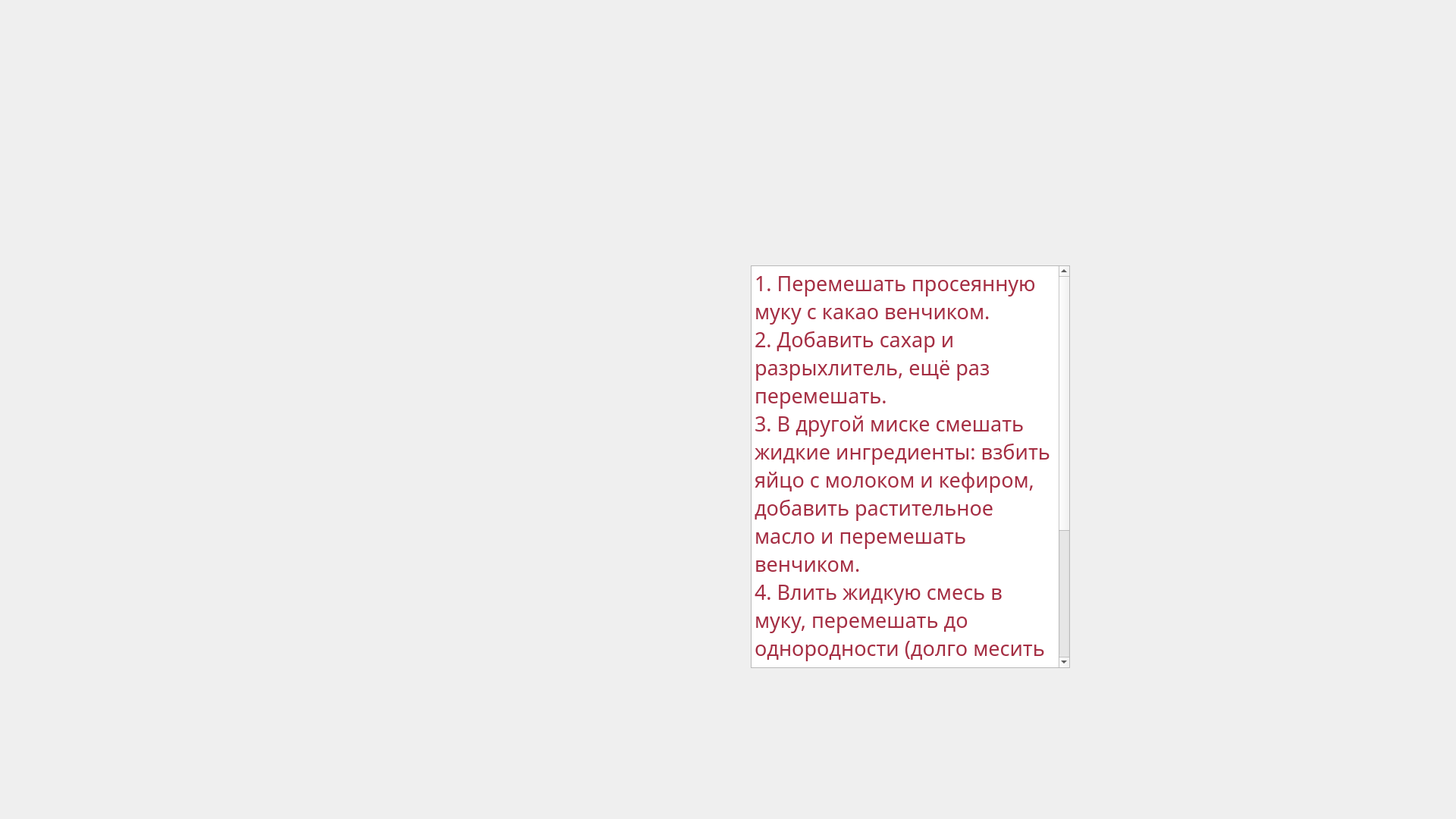
<?xml version="1.0" encoding="UTF-8"?>
<ui version="4.0">
 <class>Form</class>
 <widget class="QWidget" name="Form">
  <property name="geometry">
   <rect>
    <x>0</x>
    <y>0</y>
    <width>1920</width>
    <height>1080</height>
   </rect>
  </property>
  <property name="minimumSize">
   <size>
    <width>1920</width>
    <height>1080</height>
   </size>
  </property>
  <property name="maximumSize">
   <size>
    <width>1920</width>
    <height>1080</height>
   </size>
  </property>
  <property name="font">
   <font>
    <family>Epilepsy Sans</family>
   </font>
  </property>
  <property name="windowTitle">
   <string>Рецепт</string>
  </property>
  <widget class="QPushButton" name="exit_button">
   <property name="geometry">
    <rect>
     <x>1372</x>
     <y>140</y>
     <width>61</width>
     <height>51</height>
    </rect>
   </property>
   <property name="text">
    <string/>
   </property>
   <property name="flat">
    <bool>true</bool>
   </property>
  </widget>
  <widget class="QPlainTextEdit" name="plainTextEdit">
   <property name="geometry">
    <rect>
     <x>990</x>
     <y>350</y>
     <width>421</width>
     <height>531</height>
    </rect>
   </property>
   <property name="palette">
    <palette>
     <active>
      <colorrole role="Text">
       <brush brushstyle="SolidPattern">
        <color alpha="255">
         <red>165</red>
         <green>46</green>
         <blue>67</blue>
        </color>
       </brush>
      </colorrole>
     </active>
     <inactive>
      <colorrole role="Text">
       <brush brushstyle="SolidPattern">
        <color alpha="255">
         <red>165</red>
         <green>46</green>
         <blue>67</blue>
        </color>
       </brush>
      </colorrole>
     </inactive>
     <disabled>
      <colorrole role="Text">
       <brush brushstyle="SolidPattern">
        <color alpha="255">
         <red>120</red>
         <green>120</green>
         <blue>120</blue>
        </color>
       </brush>
      </colorrole>
     </disabled>
    </palette>
   </property>
   <property name="font">
    <font>
     <pointsize>20</pointsize>
    </font>
   </property>
   <property name="tabChangesFocus">
    <bool>false</bool>
   </property>
   <property name="readOnly">
    <bool>true</bool>
   </property>
   <property name="plainText">
    <string>1. Перемешать просеянную муку с какао венчиком.  
2. Добавить сахар и разрыхлитель, ещё раз перемешать.  
3. В другой миске смешать жидкие ингредиенты: взбить яйцо с молоком и кефиром, добавить растительное масло и перемешать венчиком.  
4. Влить жидкую смесь в муку, перемешать до однородности (долго месить тесто не нужно).  
5. Тесто разложить в формочки — силиконовые или одноразовые бумажные.  
6. Выпекать маффины при температуре 180°С 25 минут до сухой зубочистки.</string>
   </property>
   <property name="centerOnScroll">
    <bool>false</bool>
   </property>
  </widget>
  <widget class="QLabel" name="label">
   <property name="geometry">
    <rect>
     <x>-6</x>
     <y>-5</y>
     <width>1931</width>
     <height>1091</height>
    </rect>
   </property>
   <property name="text">
    <string/>
   </property>
   <property name="pixmap">
    <pixmap>chocolate muffin.png</pixmap>
   </property>
   <property name="scaledContents">
    <bool>true</bool>
   </property>
  </widget>
  <zorder>label</zorder>
  <zorder>exit_button</zorder>
  <zorder>plainTextEdit</zorder>
 </widget>
 <resources/>
 <connections/>
</ui>
